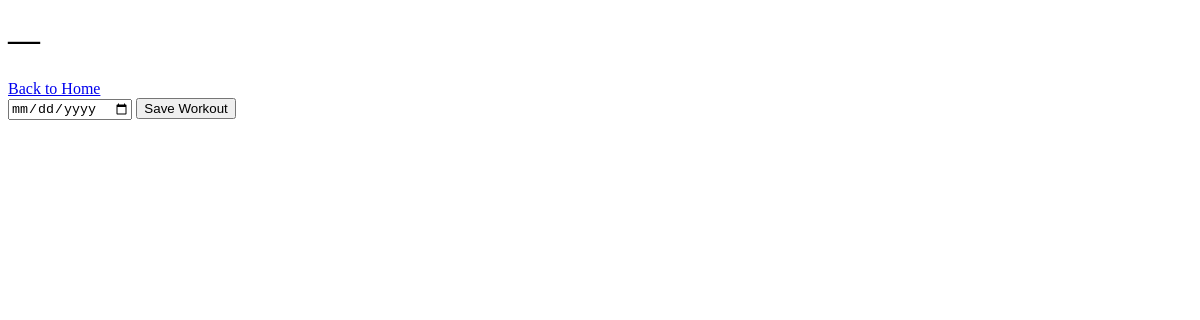
/log/3/3, run on an earlier commit of the app's database.
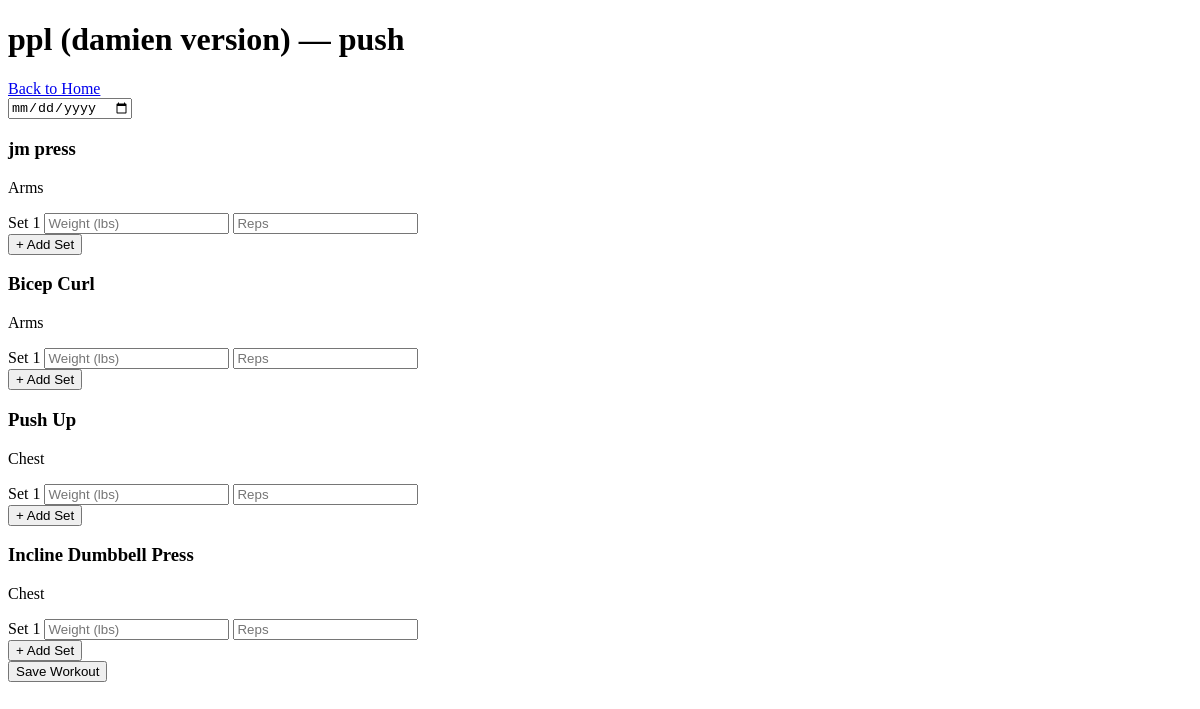
And on a later commit of the database.
### tables this page shows
CREATE TABLE workout_splits (
            id INTEGER PRIMARY KEY AUTOINCREMENT,
            name TEXT NOT NULL
        );

CREATE TABLE split_days (
            id INTEGER PRIMARY KEY AUTOINCREMENT,
            split_id INTEGER NOT NULL,
            day_name TEXT NOT NULL,
            day_order INTEGER NOT NULL,
            FOREIGN KEY (split_id) REFERENCES workout_splits(id)
        );

CREATE TABLE exercises (
            id INTEGER PRIMARY KEY AUTOINCREMENT,
            name TEXT NOT NULL,
            muscle_group TEXT NOT NULL
        );

### app.py (the view)
@app.route("/log/<int:split_id>/<int:day_id>")
def log_day(split_id, day_id):
    conn = get_db()
    cursor = conn.cursor()
    cursor.execute("SELECT * FROM workout_splits WHERE id = ?", (split_id,))
    split = cursor.fetchone()
    cursor.execute("SELECT * FROM split_days WHERE id = ?", (day_id,))
    day = cursor.fetchone()
    cursor.execute("""
        SELECT exercises.* FROM exercises
        JOIN split_exercises ON exercises.id = split_exercises.exercise_id
        WHERE split_exercises.split_day_id = ?
    """, (day_id,))
    exercises = cursor.fetchall()
    conn.close()
    return render_template("log_day.html", split=split, day=day, exercises=exercises)

### app.py (called while the page is built)
def get_db():
    conn = sqlite3.connect(DB_PATH)
    conn.row_factory = sqlite3.Row
    return conn

### templates/log_day.html (shortened to what this page needs)
<!DOCTYPE html>
<html lang="en">
<head>
</head>
<body>
    <h1>{{ split.name }} — {{ day.day_name }}</h1>
    <a href="/">Back to Home</a>
    <form action="/log/{{ split.id }}/{{ day.id }}" method="POST">
        <input type="date" name="date" required>
        {% for exercise in exercises %}
            <div>
                <h3>{{ exercise.name }}</h3>
                <p>{{ exercise.muscle_group }}</p>
                <div id="sets-{{ exercise.id }}">
                    <div>
                        <label>Set 1</label>
                        <input type="number" name="weight_{{ exercise.id }}_1" placeholder="Weight (lbs)" step="0.5" required>
                        <input type="number" name="reps_{{ exercise.id }}_1" placeholder="Reps" required>
                    </div>
                </div>
                <button type="button" onclick="addSet({{ exercise.id }})">+ Add Set</button>
            </div>
        {% endfor %}
        <button type="submit">Save Workout</button>
    </form>
</body>
</html>

What changed in the data, as far as the page shows it:
added workout_splits: name "ppl (damien version)"
added split_days: day_name "push"
added exercises: name "jm press", muscle_group "Arms"
now on this page (row unchanged): exercises: name "Bicep Curl", muscle_group "Arms"
now on this page (row unchanged): exercises: name "Push Up", muscle_group "Chest"
added exercises: name "Incline Dumbbell Press", muscle_group "Chest"
